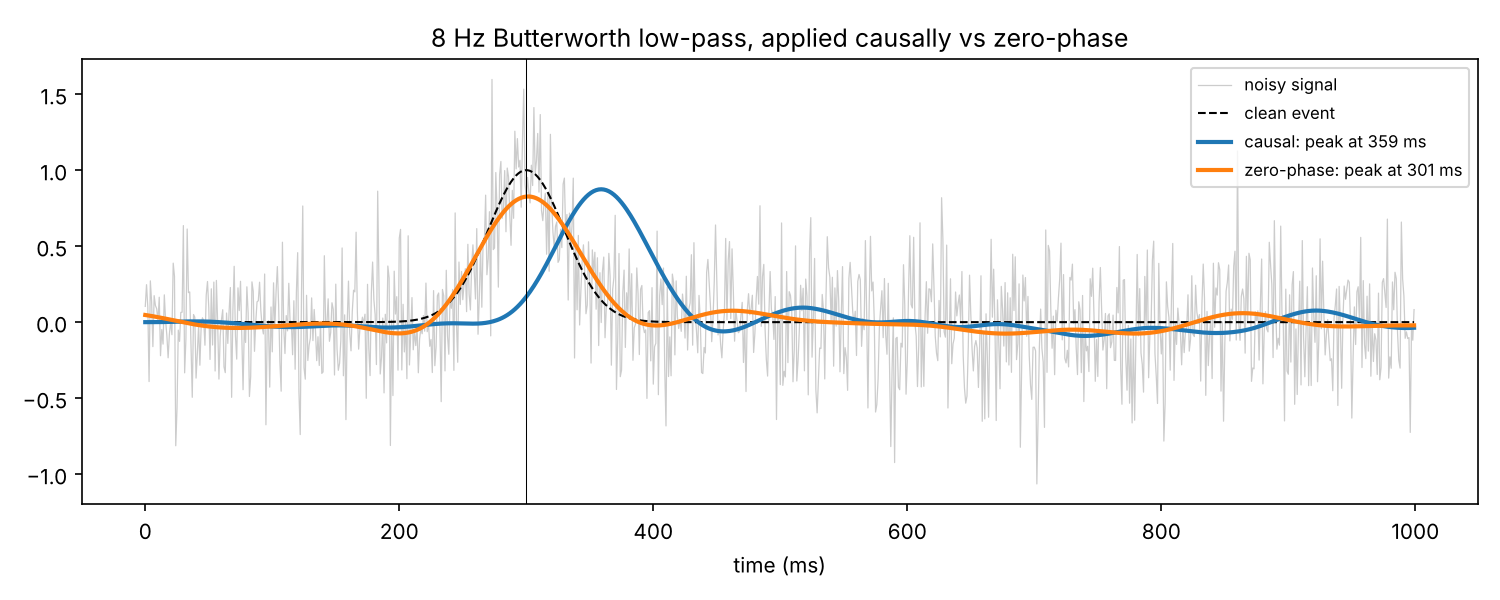

Generate this figure with Python:
"""Same low-pass filter, two ways of applying it: causal (lfilter) vs zero-phase (filtfilt).

Shows how a causal filter shifts the timing of a peak. Synthetic data only.
Run: python filter_delay.py
"""
import numpy as np
import matplotlib.pyplot as plt
from scipy.signal import butter, lfilter, filtfilt

rng = np.random.default_rng(1)
fs = 1000                                  # Hz
t = np.arange(0, 1, 1 / fs)                # 1 second
true_peak_ms = 300

clean = np.exp(-((t - true_peak_ms / 1000) ** 2) / (2 * 0.03 ** 2))   # Gaussian event
noisy = clean + rng.normal(0, 0.3, t.size)

b, a = butter(4, 8, btype="low", fs=fs)    # 4th-order Butterworth, 8 Hz cut-off
causal = lfilter(b, a, noisy)              # only looks backwards in time
zero_phase = filtfilt(b, a, noisy)         # forward + backward pass

peak = lambda x: t[np.argmax(x)] * 1000
print(f"true peak:          {true_peak_ms} ms")
print(f"causal (lfilter):   {peak(causal):.0f} ms")
print(f"zero-phase (filtfilt): {peak(zero_phase):.0f} ms")

fig, ax = plt.subplots(figsize=(10, 4))
ax.plot(t * 1000, noisy, color="0.8", lw=0.6, label="noisy signal")
ax.plot(t * 1000, clean, "k--", lw=1, label="clean event")
ax.plot(t * 1000, causal, lw=2, label=f"causal: peak at {peak(causal):.0f} ms")
ax.plot(t * 1000, zero_phase, lw=2, label=f"zero-phase: peak at {peak(zero_phase):.0f} ms")
ax.axvline(true_peak_ms, color="k", lw=0.5)
ax.set_xlabel("time (ms)")
ax.set_title("8 Hz Butterworth low-pass, applied causally vs zero-phase")
ax.legend(loc="upper right", fontsize=8)
fig.tight_layout()
fig.savefig("filter_delay.png", dpi=150)
